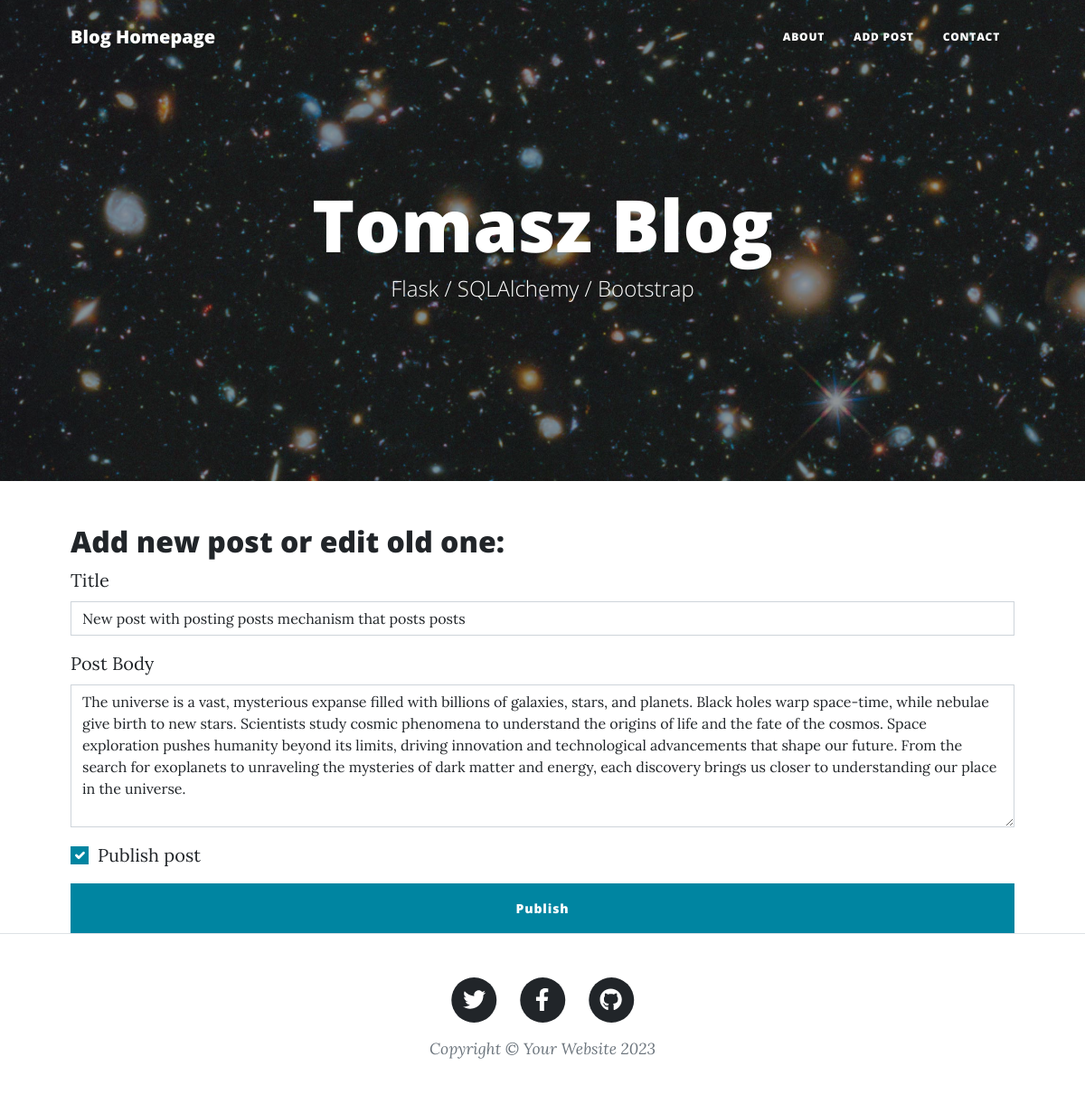
The app's page /edit-post/13 with its own data.
### blog/models.py (models this page shows)
class Entry(db.Model):
   id = db.Column(db.Integer, primary_key=True)
   title = db.Column(db.String(80), nullable=False)
   body = db.Column(db.Text, nullable=False)
   pub_date = db.Column(db.DateTime, nullable=False,
       default=datetime.datetime.utcnow)
   is_published = db.Column(db.Boolean, default=False)

### blog/routes.py (the view, shortened to what this page needs)
@app.route("/new_post", methods=['GET', 'POST'])
@app.route("/edit-post/<int:entry_id>", methods=["GET", "POST"])
def handle_post(entry_id = None):
    errors = ""
    if entry_id:
        entry = Entry.query.filter_by(id=entry_id).first_or_404()
        form = EntryForm(obj=entry)
    else:
        form = EntryForm()
        entry = Entry()
    errors = form.errors if request.method == 'POST' else None
    return render_template("add_post.html", form=form, errors=errors)

### blog/forms.py
class EntryForm(FlaskForm):
    title = StringField('Title', validators=[DataRequired()])
    body = TextAreaField('Post body', validators=[DataRequired()])
    is_published = BooleanField('Is post published')

### blog/templates/add_post.html (shortened to what this page needs)
{% extends "index.html" %}
{% block content %}
<div class="container px-4 px-lg-5 mt-5">
    <h2> Add new post or edit old one: </h2>
    <form method="POST" action="/new_post">
        <div class="mb-3">
            <label for="title" class="form-label">Title</label>
            {{ form.title(class="form-control", placeholder="Enter title") }}
        </div>
        <div class="mb-3">
            <label for="body" class="form-label">Post Body</label>
            {{ form.body(class="form-control", rows="6", placeholder="Write your post here...") }}
        </div>
        <div class="form-check mb-3">
            {{ form.is_published(class="form-check-input") }}
            <label class="form-check-label" for="is_published">Publish post</label>
        </div>
        <button type="submit" class="btn btn-primary w-100">Publish</button>
    </form>
</div>
{% endblock %}

### records on screen
Entry: title "New post with posting posts mechanism that posts posts", body "The universe is a vast, mysterious expanse filled with billions of galaxies, stars, and planets. Black holes warp space-time, while nebulae give birth to new stars. Scientists study cosmic phenomena to understand the origins of life and the fate of the cosmos. Space exploration pushes humanity beyond its limits, driving innovation and technological advancements that shape our future. From the search for exoplanets to unraveling the mysteries of dark matter and energy, each discovery brings us closer to understanding our place in the universe.", is_published "☑"
